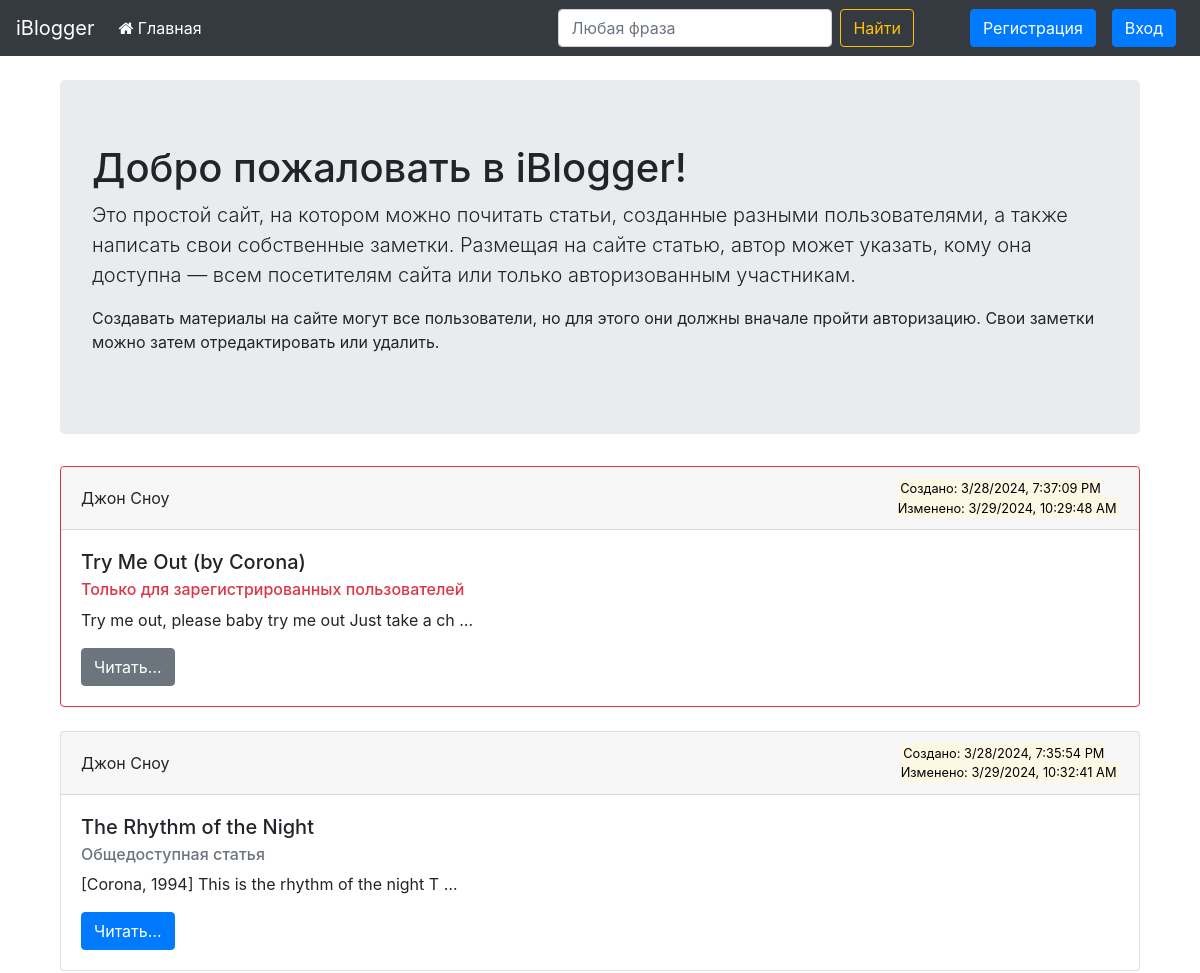
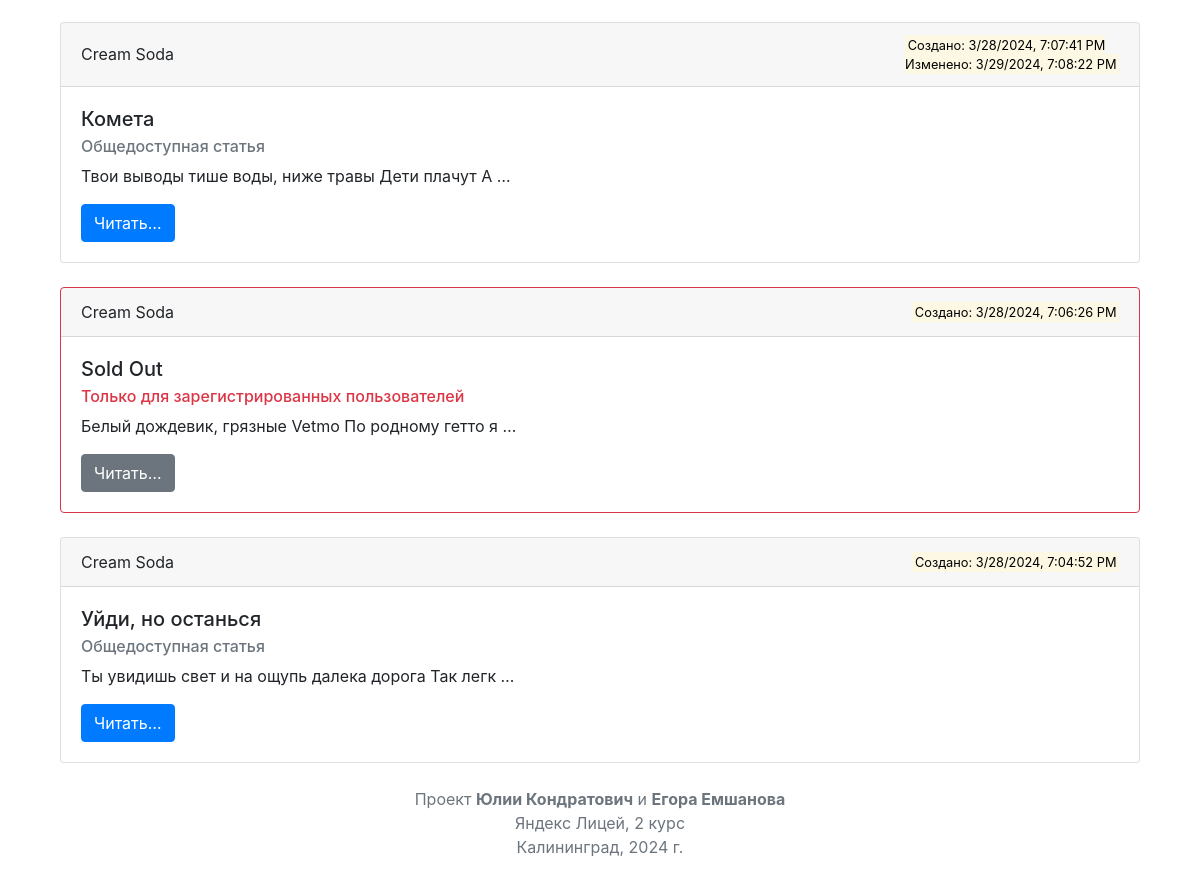
The page / on the database its author committed (2 pictures, top to bottom).
### website/models.py (models this page shows)
class Note(db.Model):
    id = db.Column(db.Integer, primary_key=True)
    topic = db.Column(db.String(150), nullable=False)
    content = db.Column(db.Text, nullable=False)
    author_id = db.Column(db.Integer, db.ForeignKey('user.id'), nullable=False)
    creation_date = db.Column(db.DateTime(timezone=True), default=func.now())
    modification_date = db.Column(db.DateTime(timezone=True))
    is_public = db.Column(db.Boolean, nullable=False, default=False)

class User(db.Model, UserMixin):
    id = db.Column(db.Integer, primary_key=True)
    email = db.Column(db.String(150), nullable=False, unique=True)
    first_name = db.Column(db.String(150), nullable=False)
    last_name = db.Column(db.String(150))
    registration_date = db.Column(db.DateTime(timezone=True), default=func.now())
    password = db.Column(db.String(150), nullable=False)
    notes = db.relationship('Note', backref='author')

### website/views.py (the view)
@views.route('/', methods=['GET', 'POST'])
def home():
    notes = Note.query.order_by(desc(Note.creation_date)).all()
    show_login_form, show_signup_form = False, False
    if request.method == 'POST':
        if 'show_login_form' in request.form:
            show_login_form = request.form['show_login_form']
        if 'show_signup_form' in request.form:
            show_signup_form = request.form['show_signup_form']
    return render_template(
        "home.html", user=current_user, notes=notes,
        show_login_form=show_login_form, show_signup_form=show_signup_form
    )

### website/templates/home.html (shortened to what this page needs)
{% extends "base.html" %}
{% block content %}
<div class="container my-4">
    <div class="jumbotron">
        <h1 class="display-5">Добро пожаловать в iBlogger!</h1>
        <p class="lead">
            Это простой сайт, на котором можно почитать статьи, созданные разными пользователями, а также написать свои
            собственные заметки. Размещая на сайте статью, автор может указать, кому она доступна &mdash; всем
            посетителям сайта или только авторизованным участникам.
        </p>
        <p>
            Создавать материалы на сайте могут все пользователи, но для этого они должны вначале пройти авторизацию.
            Свои заметки можно затем отредактировать или удалить.
        </p>
    </div>
</div>
<div class="container">
    {% for note in notes %}
    <div class="card {% if not note.is_public %}border-danger{% endif %} mb-4">
        <div class="card-header d-flex justify-content-between align-items-center">
            <span>{{ note.author.first_name + ' ' + note.author.last_name }}</span>
            <small>
                <mark>Создано:
                    {% if note.modification_date %}
                    <br>
                    Изменено:
                    {% endif %}
                </mark>
            </small>
        </div>
        <div class="card-body">
            <h5 class="card-title">{{ note.topic }}</h5>
            {% if note.is_public %}
            <h6 class="card-subtitle mb-2 text-muted">Общедоступная статья</h6>
            {% else %}
            <h6 class="card-subtitle mb-2 text-danger">Только для зарегистрированных пользователей</h6>
            {% endif %}
            <p class="card-text">{{ note.content[:50] }} &#8230;</p>
            {% if user.is_authenticated %}
            {% if user.id == note.author_id %}
            <div class="btn-group">
                <a class="btn btn-primary" href="/notes/{{ note.id }}" type="button">Читать&#8230;</a>
                <button aria-expanded="false" aria-haspopup="true"
                        class="btn btn-primary dropdown-toggle dropdown-toggle-split" data-toggle="dropdown" type="button">
                    <span class="sr-only">Toggle Dropdown</span>
                </button>
                <div class="dropdown-menu">
                    <a class="dropdown-item" href="/edit-note/{{ note.id }}">Редактировать&#8230;</a>
                    <a class="dropdown-item" href="/delete-note/{{ note.id }}">Удалить</a>
                </div>
            </div>
            {% else %}
            <a class="btn btn-primary" href="/notes/{{ note.id }}">Читать&#8230;</a>
            {% endif %}
            {% elif note.is_public %}
            <a class="btn btn-primary" href="/notes/{{ note.id }}">Читать&#8230;</a>
            {% else %}
            <button class="btn btn-secondary" data-target="#loginModal" data-toggle="modal" type="button">
                Читать&#8230;
            </button>
            {% endif %}
        </div>
    </div>
    {% endfor %}
</div>
{% endblock %}

### website/templates/base.html (shortened to what this page needs)
<!DOCTYPE html>
<html>
<head>
    <link href="{{ url_for('static', filename='css/bootstrap.min.css') }}" rel="stylesheet" type="text/css">
    <link href="{{ url_for('static', filename='css/font-awesome.min.css') }}" rel="stylesheet" type="text/css">
</head>
<body>
<nav class="navbar navbar-expand-lg navbar-dark bg-dark">
    <a class="navbar-brand" href="/">iBlogger</a>
    <div class="collapse navbar-collapse" id="navbarSupportedContent">
        <ul class="navbar-nav mr-auto">
            <li class="nav-item active">
                <a class="nav-link" href="/"><i aria-hidden="true" class="fa fa-home"></i>&nbsp;Главная </a>
            </li>
        </ul>
        <form action="/search" class="form-inline my-2 my-lg-0">
            <input aria-label="search" class="form-control mr-sm-2" id="search" name="query" placeholder="Любая фраза"
                   type="search">
            <button class="btn btn-outline-warning my-2 my-sm-0 mr-5" type="submit">Найти</button>
        </form>
        {% if user.is_authenticated %}
        <div class="dropdown">
            <button aria-expanded="false" aria-haspopup="true" class="btn btn-success dropdown-toggle" data-toggle="dropdown"
                    id="dropdownMenuButton" type="button">
                {{ user.first_name + ' ' + user.last_name }}
            </button>
            <div aria-labelledby="dropdownMenuButton" class="dropdown-menu dropdown-menu-right">
                <a class="dropdown-item" href="/profile"><i class="fa fa-user-circle fa-fw"></i>&nbsp;Профиль</a>
                <a class="dropdown-item" href="/logout"><i class="fa fa-sign-out fa-fw"></i>&nbsp;Выход</a>
            </div>
        </div>
        {% else %}
        <button class="btn btn-primary my-2 mx-2 my-sm-0" data-target="#signupModal" data-toggle="modal" type="button">
            Регистрация
        </button>
        <button class="btn btn-primary my-2 mx-2 my-sm-0" data-target="#loginModal" data-toggle="modal" type="button">
            Вход
        </button>
        {% endif %}
    </div>
</nav>
<div class="container">
    {% block content %}
    {% endblock %}
</div>
<div class="container my-2">
    <footer>
        <p class="copyright text-muted text-center">Проект <b>Юлии Кондратович</b> и <b>Егора Емшанова</b><br>
            Яндекс Лицей, 2 курс<br>
            Калининград, 2024&nbsp;г.</p>
    </footer>
</div>
</body>
</html>

### rows shown on the page
Note: author "Джон Сноу", topic "Try Me Out (by Corona)", shows "Только для зарегистрированных пользователей", content "Try me out, please baby try me out Just take a ch", is_public "Читать…"
Note: author "Джон Сноу", topic "The Rhythm of the Night", is_public "Общедоступная статья", content "[Corona, 1994] This is the rhythm of the night T"
Note: author "Cream Soda", topic "Комета", is_public "Общедоступная статья", content "Твои выводы тише воды, ниже травы Дети плачут А"
Note: author "Cream Soda", topic "Sold Out", shows "Только для зарегистрированных пользователей", content "Белый дождевик, грязные Vetmo По родному гетто я", is_public "Читать…"
Note: author "Cream Soda", topic "Уйди, но останься", is_public "Общедоступная статья", content "Ты увидишь свет и на ощупь далека дорога Так легк"
